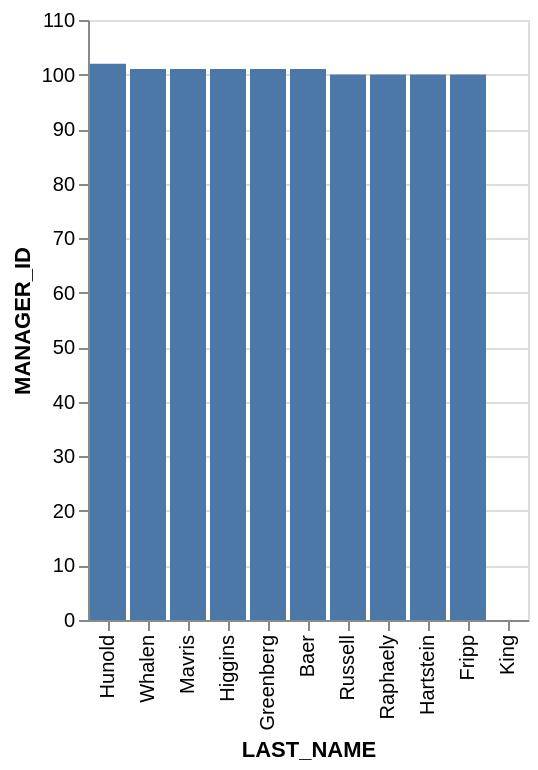

Describe this chart as a Vega-Lite specification.
### Vega-Lite specification from a JSON file in a GitHub repository (floating-point values rounded to 4 significant figures)
{"data": {"values": [{"x_data": "Hunold", "y_data": 102}, {"x_data": "Whalen", "y_data": 101}, {"x_data": "Mavris", "y_data": 101}, {"x_data": "Higgins", "y_data": 101}, {"x_data": "Greenberg", "y_data": 101}, {"x_data": "Baer", "y_data": 101}, {"x_data": "Russell", "y_data": 100}, {"x_data": "Raphaely", "y_data": 100}, {"x_data": "Hartstein", "y_data": 100}, {"x_data": "Fripp", "y_data": 100}, {"x_data": "King", "y_data": 0}]}, "mark": "bar", "encoding": {"x": {"field": "x_data", "type": "nominal", "title": "LAST_NAME", "sort": {"op": "sum", "field": "y_data", "order": "descending"}}, "y": {"field": "y_data", "type": "quantitative", "title": "MANAGER_ID"}}}
